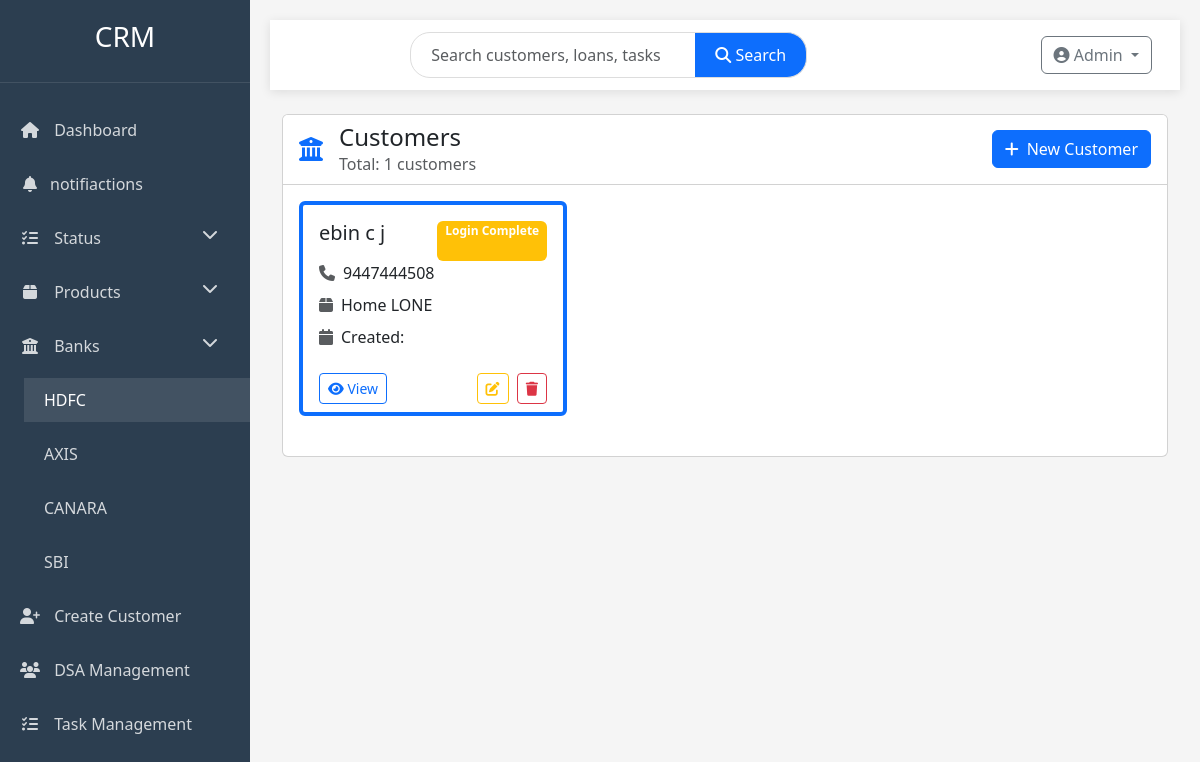
The app's page /categories/HDFC/, older data.
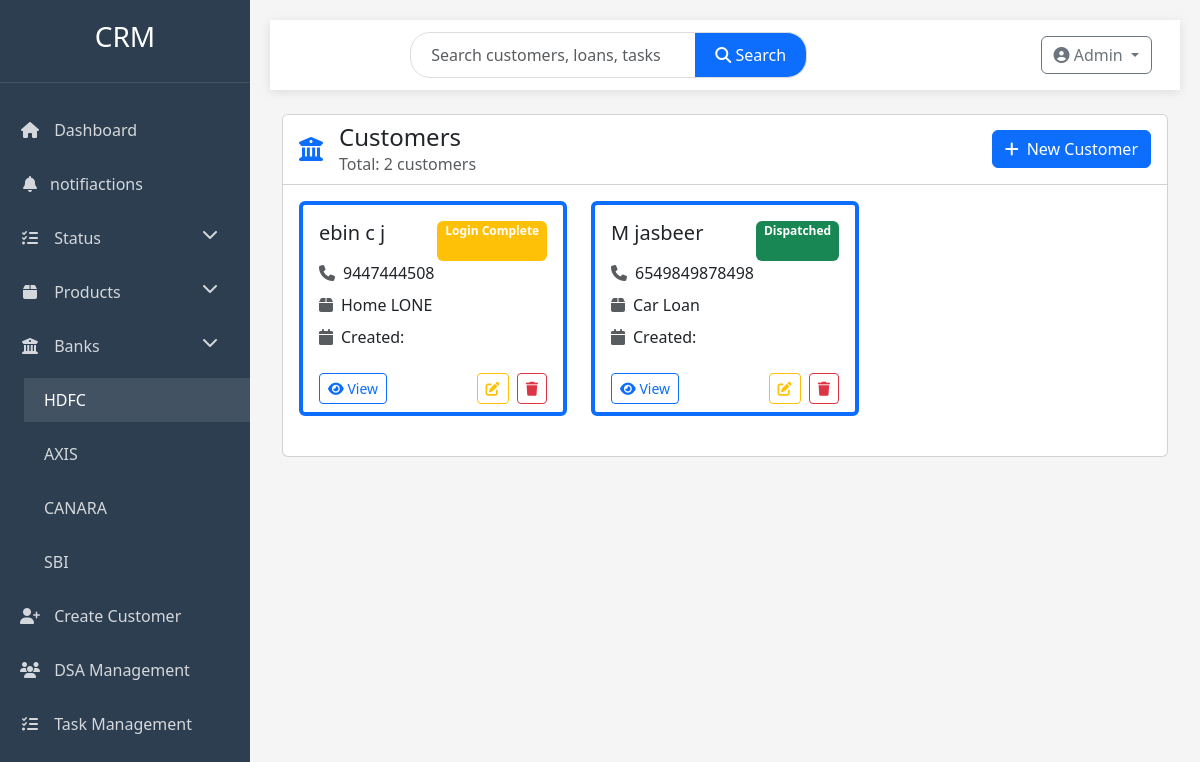
The same page, newer data.
### profiles/models.py (models this page shows, shortened)
class Customer(models.Model):
    f_name = models.CharField(max_length=50)
    l_name = models.CharField(max_length=50)
    phone_num = models.IntegerField()
    product = models.CharField(choices=PRODUCT_CHOICE, max_length=20)
    bank = models.CharField(choices=BANK_CHOICE, max_length=20)
    status = models.CharField(choices=STATUS_CHOICES, max_length=20)
    type = models.CharField(choices=TYPE_CHOICES, max_length=4)
    dsa = models.ForeignKey(DSA, on_delete=models.SET_NULL, null=True, blank=True)
    created_date = models.DateField(auto_now_add=True)

### profiles/views.py (the view)
# urls.py: path('categories/<slug:val>/', views.Bank_Category.as_view(), name="category"),
class Bank_Category(View):
    def get(self, request, val):
        customers = Customer.objects.filter(bank=val)
        titles = customers.values('f_name', 'l_name')
        return render(request, 'Bank_category.html', {'customers': customers, 'titles': titles})

### templates/Bank_category.html (shortened to what this page needs)
{% extends 'base.html' %}
{% block content %}
<div class="row animate-fade">
    <div class="col-12">
        <div class="card">
            <div class="card-header bg-white">
                <div class="d-flex justify-content-between align-items-center">
                    <div class="d-flex align-items-center">
                        <i class="fas fa-university me-3 text-primary" style="font-size: 1.5rem;"></i>
                        <div>
                            <h4 class="mb-0">{{ bank_name }} Customers</h4>
                            <p class="text-muted mb-0">Total: {{ customers.count }} customers</p>
                        </div>
                    </div>
                    <a href="{% url 'create_customer' %}" class="btn btn-primary">
                        <i class="fas fa-plus me-2"></i>New Customer
                    </a>
                </div>
            </div>
            <div class="card-body">
                {% if customers %}
                <div class="row">
                    {% for cstmr in customers %}
                    <div class="col-xl-4 col-md-6 mb-4">
                        <div class="card h-100 border-start border-4 border-primary">
                            <div class="card-body">
                                <div class="d-flex justify-content-between">
                                    <h5 class="card-title mb-3">{{ cstmr.f_name }} {{ cstmr.l_name }}</h5>
                                    <span class="badge bg-{% if cstmr.status == 'disp' %}success{% elif cstmr.status == 'reject' %}danger{% else %}warning{% endif %}">
                                        {{ cstmr.get_status_display }}
                                    </span>
                                </div>
                                <div class="customer-info">
                                    <div class="d-flex align-items-center mb-2">
                                        <i class="fas fa-phone text-muted me-2"></i>
                                        <span>{{ cstmr.phone_num }}</span>
                                    </div>
                                    <div class="d-flex align-items-center mb-2">
                                        <i class="fas fa-box text-muted me-2"></i>
                                        <span>{{ cstmr.get_product_display }}</span>
                                    </div>
                                    <div class="d-flex align-items-center">
                                        <i class="fas fa-calendar text-muted me-2"></i>
                                        <span>Created: {{ cstmr.created_at|date:"M d, Y" }}</span>
                                    </div>
                                </div>
                            </div>
                            <div class="card-footer bg-transparent border-0 d-flex justify-content-between">
                                <a href="{% url 'details' cstmr.pk %}" class="btn btn-sm btn-outline-primary">
                                    <i class="fas fa-eye"></i> View
                                </a>
                                <div>
                                    <a href="{% url 'edit' cstmr.pk %}" class="btn btn-sm btn-outline-warning me-1">
                                        <i class="fas fa-edit"></i>
                                    </a>
                                    <a href="{% url 'delete' cstmr.pk %}" class="btn btn-sm btn-outline-danger">
                                        <i class="fas fa-trash"></i>
                                    </a>
                                </div>
                            </div>
                        </div>
                    </div>
                    {% endfor %}
                </div>
                {% else %}
                <div class="text-center py-5">
                    <i class="fas fa-users-slash fa-3x text-muted mb-3"></i>
                    <h5>No customers found for {{ bank_name }}</h5>
                    <p class="text-muted">Click the button above to add a new customer</p>
                </div>
                {% endif %}
            </div>
        </div>
    </div>
</div>
{% endblock %}

Row changes from the older to the newer data that the page shows:
added Customer: f_name "M", l_name "jasbeer", status "Dispatched", phone_num "6549849878498", product "Car Loan"
Text that changed along with them:
{{ customers.count }}: "1" → "2"
